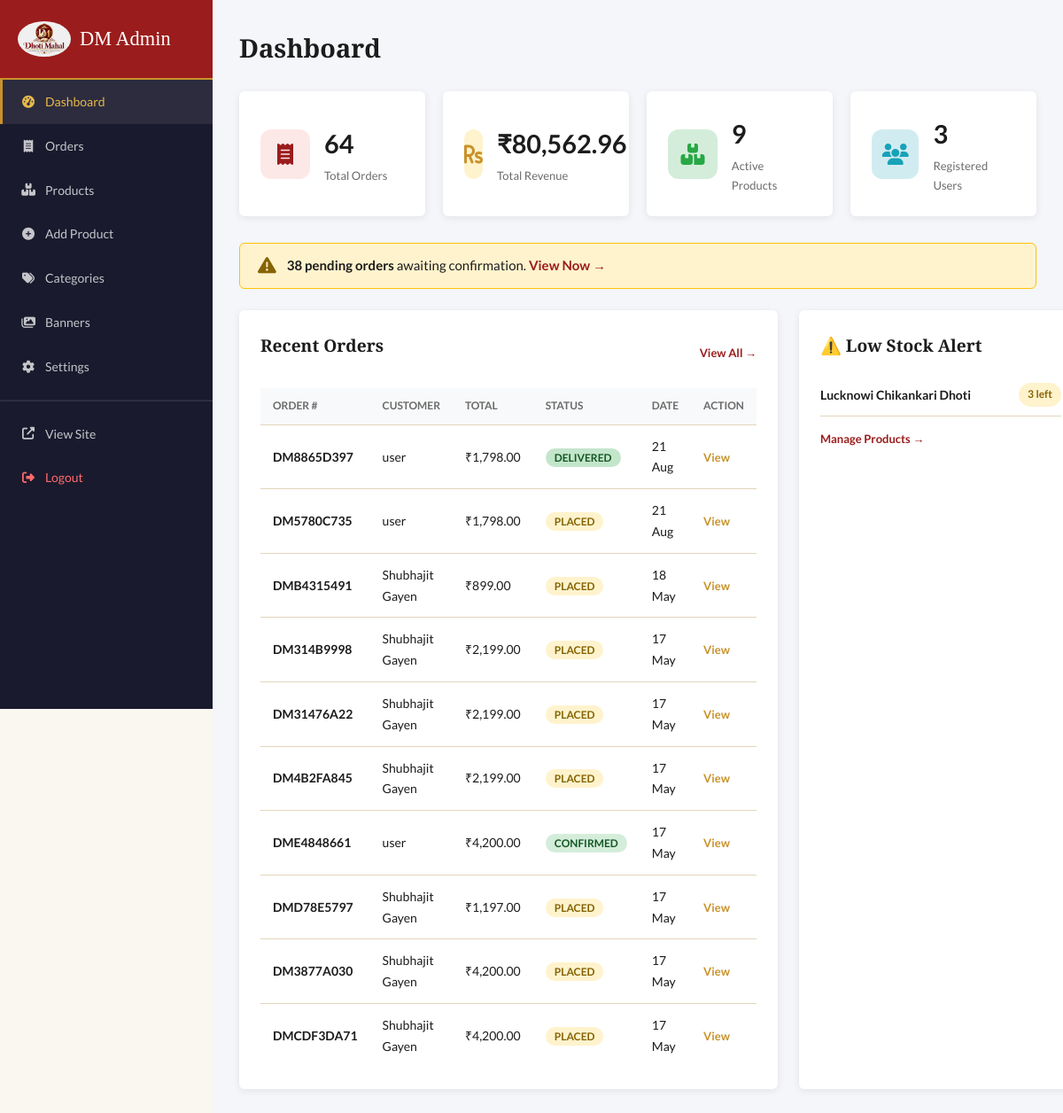
Page /admin/dashboard.php (signed in) on the committed database.
### tables this page shows
CREATE TABLE `orders` (
  `id` int(11) NOT NULL AUTO_INCREMENT,
  `order_number` varchar(50) NOT NULL,
  `user_id` int(11) DEFAULT NULL,
  `guest_name` varchar(100) DEFAULT NULL,
  `guest_email` varchar(150) DEFAULT NULL,
  `guest_phone` varchar(15) DEFAULT NULL,
  `shipping_address` text NOT NULL,
  `shipping_city` varchar(100) NOT NULL,
  `shipping_state` varchar(100) NOT NULL,
  `shipping_pincode` varchar(10) NOT NULL,
  `subtotal` decimal(10,2) NOT NULL,
  `shipping_cost` decimal(10,2) DEFAULT 0.00,
  `discount` decimal(10,2) DEFAULT 0.00,
  `total` decimal(10,2) NOT NULL,
  `payment_method` varchar(50) DEFAULT 'upi',
  `payment_status` enum('pending','paid','failed','refunded') DEFAULT 'pending',
  `payment_ref` varchar(200) DEFAULT NULL,
  `order_status` enum('placed','confirmed','processing','shipped','delivered','cancelled') DEFAULT 'placed',
  `notes` text DEFAULT NULL,
  `created_at` timestamp NOT NULL DEFAULT current_timestamp(),
  `updated_at` timestamp NOT NULL DEFAULT current_timestamp() ON UPDATE current_timestamp(),
  `razorpay_order_id` varchar(255) DEFAULT NULL,
  `razorpay_payment_id` varchar(255) DEFAULT NULL,
  `razorpay_signature` varchar(255) DEFAULT NULL,
  PRIMARY KEY (`id`),
  UNIQUE KEY `order_number` (`order_number`),
  UNIQUE KEY `uk_order_number` (`order_number`),
  KEY `idx_orders_payment_status` (`payment_status`),
  KEY `idx_orders_order_status` (`order_status`),
  KEY `idx_orders_user_id` (`user_id`),
  CONSTRAINT `fk_orders_user` FOREIGN KEY (`user_id`) REFERENCES `users` (`id`) ON DELETE SET NULL,
  CONSTRAINT `orders_ibfk_1` FOREIGN KEY (`user_id`) REFERENCES `users` (`id`) ON DELETE SET NULL,
  CONSTRAINT `chk_order_total_positive` CHECK (`total` > 0)
);

CREATE TABLE `products` (
  `id` int(11) NOT NULL AUTO_INCREMENT,
  `category_id` int(11) NOT NULL,
  `name` varchar(200) NOT NULL,
  `slug` varchar(220) NOT NULL,
  `description` text DEFAULT NULL,
  `short_description` varchar(500) DEFAULT NULL,
  `price` decimal(10,2) NOT NULL,
  `sale_price` decimal(10,2) DEFAULT NULL,
  `sku` varchar(100) DEFAULT NULL,
  `stock` int(11) DEFAULT 0,
  `fabric` varchar(100) DEFAULT NULL,
  `color` varchar(100) DEFAULT NULL,
  `size` varchar(200) DEFAULT NULL,
  `occasion` varchar(150) DEFAULT NULL,
  `image` varchar(255) DEFAULT NULL,
  `gallery` text DEFAULT NULL,
  `is_featured` tinyint(1) DEFAULT 0,
  `is_active` tinyint(1) DEFAULT 1,
  `created_at` timestamp NOT NULL DEFAULT current_timestamp(),
  `updated_at` timestamp NOT NULL DEFAULT current_timestamp() ON UPDATE current_timestamp(),
  PRIMARY KEY (`id`),
  UNIQUE KEY `slug` (`slug`),
  KEY `idx_products_stock` (`stock`),
  KEY `fk_products_category` (`category_id`),
  CONSTRAINT `fk_products_category` FOREIGN KEY (`category_id`) REFERENCES `categories` (`id`) ON DELETE CASCADE,
  CONSTRAINT `products_ibfk_1` FOREIGN KEY (`category_id`) REFERENCES `categories` (`id`) ON DELETE CASCADE,
  CONSTRAINT `chk_stock_non_negative` CHECK (`stock` >= 0)
);

### includes/functions.php (called while the page is built, shortened)
<?php
function sanitize(string $input): string
{
    return htmlspecialchars(trim($input), ENT_QUOTES, 'UTF-8');
}
function formatPrice(float $price): string
{
    return CURRENCY . number_format($price, 2);
}

### admin/dashboard.php (the view, shortened to what this page needs)
<?php
require_once __DIR__ . '/partials/header.php';
$db = getDB();
$totalOrders    = (int)$db->query("SELECT COUNT(*) FROM orders")->fetchColumn();
$totalRevenue   = (float)$db->query("SELECT COALESCE(SUM(total),0) FROM orders WHERE payment_status='paid'")->fetchColumn();
$totalProducts  = (int)$db->query("SELECT COUNT(*) FROM products WHERE is_active=1")->fetchColumn();
$totalUsers     = (int)$db->query("SELECT COUNT(*) FROM users")->fetchColumn();
$pendingOrders  = (int)$db->query("SELECT COUNT(*) FROM orders WHERE order_status='placed'")->fetchColumn();
$recentOrders   = $db->query("SELECT * FROM orders ORDER BY created_at DESC LIMIT 10")->fetchAll();
$lowStock       = $db->query("SELECT * FROM products WHERE stock <= 5 AND is_active=1 ORDER BY stock ASC LIMIT 5")->fetchAll();
?>
<h1>Dashboard</h1>
<div class="stat-cards">
    <div class="stat-card">
        <div class="stat-icon red"><i class="fas fa-receipt"></i></div>
        <div>
            <div class="stat-value"><?= $totalOrders ?></div>
            <div class="stat-label">Total Orders</div>
        </div>
    </div>
    <div class="stat-card">
        <div class="stat-icon gold"><i class="fas fa-rupee-sign"></i></div>
        <div>
            <div class="stat-value"><?= formatPrice($totalRevenue) ?></div>
            <div class="stat-label">Total Revenue</div>
        </div>
    </div>
    <div class="stat-card">
        <div class="stat-icon green"><i class="fas fa-boxes"></i></div>
        <div>
            <div class="stat-value"><?= $totalProducts ?></div>
            <div class="stat-label">Active Products</div>
        </div>
    </div>
    <div class="stat-card">
        <div class="stat-icon blue"><i class="fas fa-users"></i></div>
        <div>
            <div class="stat-value"><?= $totalUsers ?></div>
            <div class="stat-label">Registered Users</div>
        </div>
    </div>
</div>
<?php if ($pendingOrders > 0): ?>
<div style="background:#fff3cd;border:1px solid #ffc107;border-radius:6px;padding:12px 20px;margin-bottom:24px;display:flex;align-items:center;gap:12px;">
    <i class="fas fa-exclamation-triangle" style="color:#856404;font-size:1.3rem;"></i>
    <span><strong><?= $pendingOrders ?> pending order<?= $pendingOrders > 1 ? 's' : '' ?></strong> awaiting confirmation. <a href="<?= BASE_URL ?>admin/orders.php?status=placed" style="color:var(--crimson);font-weight:700;">View Now →</a></span>
</div>
<?php endif; ?>
<div style="display:grid;grid-template-columns:1fr 320px;gap:24px;flex-wrap:wrap;">
    <div class="admin-card">
        <div style="display:flex;justify-content:space-between;align-items:center;margin-bottom:16px;">
            <h3>Recent Orders</h3>
            <a href="<?= BASE_URL ?>admin/orders.php" style="font-size:13px;color:var(--crimson);font-weight:700;">View All →</a>
        </div>
        <table class="admin-table">
            <thead>
                <tr><th>Order #</th><th>Customer</th><th>Total</th><th>Status</th><th>Date</th><th>Action</th></tr>
            </thead>
            <tbody>
            <?php foreach ($recentOrders as $order): ?>
                <tr>
                    <td><strong><?= sanitize($order['order_number']) ?></strong></td>
                    <td><?= sanitize($order['guest_name'] ?: 'User #' . $order['user_id']) ?></td>
                    <td><?= formatPrice((float)$order['total']) ?></td>
                    <td><span class="status-badge status-<?= $order['order_status'] ?>"><?= ucfirst($order['order_status']) ?></span></td>
                    <td><?= date('d M', strtotime($order['created_at'])) ?></td>
                    <td class="action-links">
                        <a href="<?= BASE_URL ?>admin/order-detail.php?id=<?= $order['id'] ?>" class="edit">View</a>
                    </td>
                </tr>
            <?php endforeach; ?>
            </tbody>
        </table>
    </div>
    <div class="admin-card">
        <h3>⚠️ Low Stock Alert</h3>
        <?php if (empty($lowStock)): ?>
            <p style="color:var(--muted);font-size:14px;">All products are well stocked.</p>
        <?php else: ?>
            <?php foreach ($lowStock as $p): ?>
            <div style="display:flex;align-items:center;justify-content:space-between;padding:10px 0;border-bottom:1px solid var(--border);">
                <div style="font-size:14px;font-weight:600;"><?= sanitize($p['name']) ?></div>
                <span style="background:<?= $p['stock'] == 0 ? '#f8d7da' : '#fff3cd' ?>;color:<?= $p['stock'] == 0 ? '#721c24' : '#856404' ?>;padding:3px 10px;border-radius:20px;font-size:12px;font-weight:700;">
                    <?= $p['stock'] == 0 ? 'Out of Stock' : $p['stock'] . ' left' ?>
                </span>
            </div>
            <?php endforeach; ?>
            <div style="margin-top:12px;">
                <a href="<?= BASE_URL ?>admin/products.php" style="font-size:13px;color:var(--crimson);font-weight:700;">Manage Products →</a>
            </div>
        <?php endif; ?>
    </div>
</div>
<?php require_once __DIR__ . '/partials/footer.php'; ?>

### assets/css/main.css (style rules this page uses)
:root { --crimson: #9b1c1c; --crimson-dk: #7a1515; --gold: #c9922a; --gold-lt: #e8b84b; --ivory: #faf7f0; --cream: #f5edd8; --charcoal: #1c1c1c; --muted: #6b6b6b; --border: #e2d5bb; --white: #ffffff; --shadow: 0 4px 24px rgba(0, 0, 0, 0.1); --shadow-sm: 0 2px 8px rgba(0, 0, 0, 0.08); --radius: 6px; --font-head: "Playfair Display", Georgia, serif; --font-body: "Lato", sans-serif; --transition: 0.25s ease; }
*, *::before, *::after { box-sizing: border-box; margin: 0; padding: 0; }
html { scroll-behavior: smooth; }
body { font-family: var(--font-body); font-size: 15px; line-height: 1.7; color: var(--charcoal); background: var(--ivory); }
a { color: var(--crimson); text-decoration: none; transition: color var(--transition); }
.status-badge { padding: 3px 10px; border-radius: 20px; font-size: 12px; font-weight: 700; text-transform: uppercase; }
.status-placed, .status-pending { background: #fff3cd; color: #856404; }
.status-confirmed, .status-paid { background: #d4edda; color: #155724; }
.status-delivered { background: #c3e6cb; color: #155724; }
.admin-main h1 { font-family: var(--font-head); font-size: 1.8rem; color: var(--charcoal); margin-bottom: 24px; }
.stat-cards { display: grid; grid-template-columns: repeat(auto-fit, minmax(200px, 1fr)); gap: 20px; margin-bottom: 30px; }
.stat-card { background: var(--white); border-radius: var(--radius); padding: 24px; box-shadow: var(--shadow-sm); display: flex; align-items: center; gap: 16px; }
.stat-icon { width: 56px; height: 56px; border-radius: 12px; display: flex; align-items: center; justify-content: center; font-size: 1.5rem; }
.stat-icon.red { background: #fde8e8; color: var(--crimson); }
.stat-icon.gold { background: #fef3cd; color: var(--gold); }
.stat-icon.green { background: #d4edda; color: #28a745; }
.stat-icon.blue { background: #d1ecf1; color: #17a2b8; }
.stat-value { font-size: 1.8rem; font-weight: 700; color: var(--charcoal); }
.stat-label { font-size: 13px; color: var(--muted); }
.admin-card { background: var(--white); border-radius: var(--radius); box-shadow: var(--shadow-sm); padding: 24px; margin-bottom: 24px; }
.admin-card h3 { font-family: var(--font-head); font-size: 1.2rem; margin-bottom: 16px; color: var(--charcoal); }
.admin-table { width: 100%; border-collapse: collapse; }
.admin-table th { background: #f8f9fa; padding: 10px 14px; font-size: 12px; text-transform: uppercase; color: var(--muted); border-bottom: 1px solid var(--border); text-align: left; }
.admin-table td { padding: 12px 14px; border-bottom: 1px solid var(--border); font-size: 14px; }
.admin-table tr:last-child td { border-bottom: none; }
.action-links a { margin-right: 8px; font-size: 13px; font-weight: 600; }
.action-links .edit { color: var(--gold); }

### rows in the picture
orders: order_number "DM8865D397", guest_name "user", total "₹1,798.00", order_status "DELIVERED", created_at "21 Aug"
orders: order_number "DM5780C735", guest_name "user", total "₹1,798.00", order_status "PLACED", created_at "21 Aug"
orders: order_number "DMB4315491", guest_name "Shubhajit Gayen", total "₹899.00", order_status "PLACED", created_at "18 May"
orders: order_number "DM314B9998", guest_name "Shubhajit Gayen", total "₹2,199.00", order_status "PLACED", created_at "17 May"
orders: order_number "DM31476A22", guest_name "Shubhajit Gayen", total "₹2,199.00", order_status "PLACED", created_at "17 May"
orders: order_number "DM4B2FA845", guest_name "Shubhajit Gayen", total "₹2,199.00", order_status "PLACED", created_at "17 May"
orders: order_number "DME4848661", guest_name "user", total "₹4,200.00", order_status "CONFIRMED", created_at "17 May"
orders: order_number "DMD78E5797", guest_name "Shubhajit Gayen", total "₹1,197.00", order_status "PLACED", created_at "17 May"
orders: order_number "DM3877A030", guest_name "Shubhajit Gayen", total "₹4,200.00", order_status "PLACED", created_at "17 May"
orders: order_number "DMCDF3DA71", guest_name "Shubhajit Gayen", total "₹4,200.00", order_status "PLACED", created_at "17 May"
products: name "Lucknowi Chikankari Dhoti", stock "3"

### other values in the picture
$totalOrders "64"
formatPrice($totalRevenue) "₹80,562.96"
$totalProducts "9"
$totalUsers "3"
$pendingOrders "38"
